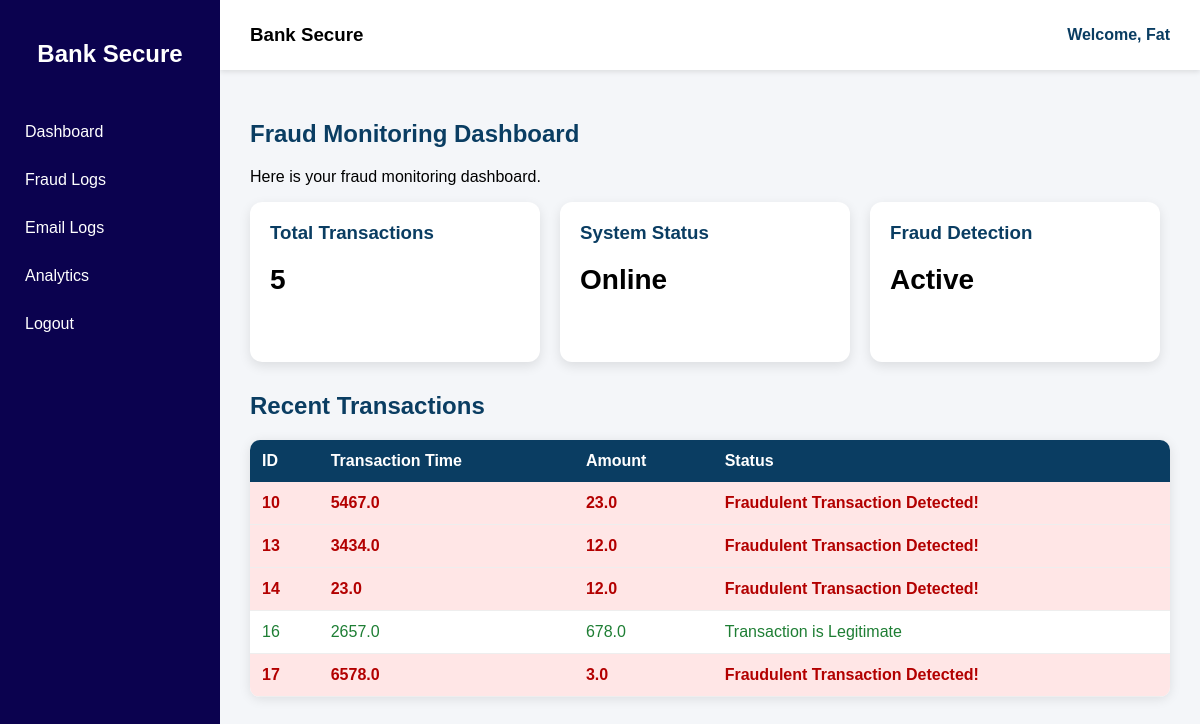
The app's page /dashboard (signed in) with its own data.
### tables this page shows
CREATE TABLE fraud_logs (
    id INTEGER PRIMARY KEY AUTOINCREMENT,
    transaction_time REAL,
    amount REAL,
    status TEXT
, user_id INTEGER);

### app.py (the view)
@app.route('/dashboard')
def dashboard():
    if 'user_id' not in session:
        return redirect(url_for('do_login'))
    conn = sqlite3.connect("fraud_logs.db")
    cursor = conn.cursor()
    cursor.execute(
    "SELECT * FROM fraud_logs WHERE user_id=?",
    (session['user_id'],)
)
    logs = cursor.fetchall()
    conn.close()
    return render_template('dashboard.html', logs=logs, username=session['username'])

### templates/dashboard.html (shortened to what this page needs)
<!DOCTYPE html>
<html>
<head>
    <link rel="stylesheet"
          href="{{ url_for('static', filename='style.css') }}">
</head>
<body>
    <div class="sidebar">
        <h2>Bank Secure</h2>
        <a href="/home">Dashboard</a>
        <a href="/dashboard">Fraud Logs</a>
        <a href="/emails">Email Logs</a>
        <a href="/analytics">Analytics</a>
        <a href="/logout">Logout</a>
    </div>
    <div class="topbar">
        <div class="left">
            <h3>Bank Secure</h3>
        </div>
        <div class="right">
            Welcome, {{ username }}
        </div>
    </div>
    <div class="main">
        <h2>Fraud Monitoring Dashboard</h2>
        <p>
            Here is your fraud monitoring dashboard.
        </p>
        <div class="cards-container">
            <div class="card">
                <h3>Total Transactions</h3>
                <p>{{ logs|length }}</p>
            </div>
            <div class="card">
                <h3>System Status</h3>
                <p>Online</p>
            </div>
            <div class="card">
                <h3>Fraud Detection</h3>
                <p>Active</p>
            </div>
        </div>
        <h2>Recent Transactions</h2>
        <table>
            <tr>
                <th>ID</th>
                <th>Transaction Time</th>
                <th>Amount</th>
                <th>Status</th>
            </tr>
            {% for log in logs %}
            <tr class="{% if 'Fraudulent' in log[3] %}fraud{% else %}legit{% endif %}">
                <td>{{ log[0] }}</td>
                <td>{{ log[1] }}</td>
                <td>{{ log[2] }}</td>
                <td>{{ log[3] }}</td>
            </tr>
            {% endfor %}
        </table>
    </div>
</body>
</html>

### static/style.css (style rules this page uses)
body { margin: 0; font-family: Arial, sans-serif; background-color: #f4f6f9; }
.sidebar { width: 220px; height: 100vh; background: #0b024f; position: fixed; left: 0; top: 0; color: white; padding-top: 20px; }
.sidebar h2 { text-align: center; margin-bottom: 40px; }
.sidebar a { display: block; color: white; padding: 15px 25px; text-decoration: none; transition: 0.3s; }
.topbar { height: 70px; background: white; margin-left: 220px; display: flex; justify-content: space-between; align-items: center; padding: 0 30px; box-shadow: 0px 2px 5px rgba(0,0,0,0.1); }
.topbar h3 { margin: 0; }
.topbar .right { color: #0a3d62; font-weight: bold; }
.main { margin-left: 220px; padding: 30px; }
.main h2 { color: #0a3d62; }
.cards-container { display: flex; flex-wrap: wrap; gap: 20px; margin-bottom: 30px; }
.card { width: 250px; height: 120px; background: white; border-radius: 12px; padding: 20px; box-shadow: 0px 4px 12px rgba(0,0,0,0.1); }
.card h3 { margin: 0; color: #0a3d62; }
.card p { font-size: 28px; font-weight: bold; margin-top: 20px; }
table { width: 100%; border-collapse: collapse; background: white; box-shadow: 0px 2px 12px rgba(0,0,0,0.1); border-radius: 10px; overflow: hidden; }
table th { background: #0a3d62; color: white; padding: 12px; text-align: left; }
table td { padding: 12px; border-bottom: 1px solid #eee; }
.fraud { background-color: #ffe6e6; color: #b30000; font-weight: bold; }
.legit { color: #1e7e34; }

### records on screen
fraud_logs: id "10", transaction_time "5467.0", amount "23.0", status "Fraudulent Transaction Detected!"
fraud_logs: id "13", transaction_time "3434.0", amount "12.0", status "Fraudulent Transaction Detected!"
fraud_logs: id "14", transaction_time "23.0", amount "12.0", status "Fraudulent Transaction Detected!"
fraud_logs: id "16", transaction_time "2657.0", amount "678.0", status "Transaction is Legitimate"
fraud_logs: id "17", transaction_time "6578.0", amount "3.0", status "Fraudulent Transaction Detected!"

### other values on screen
{{ username }} "Fat"
{{ logs|length }} "5"
